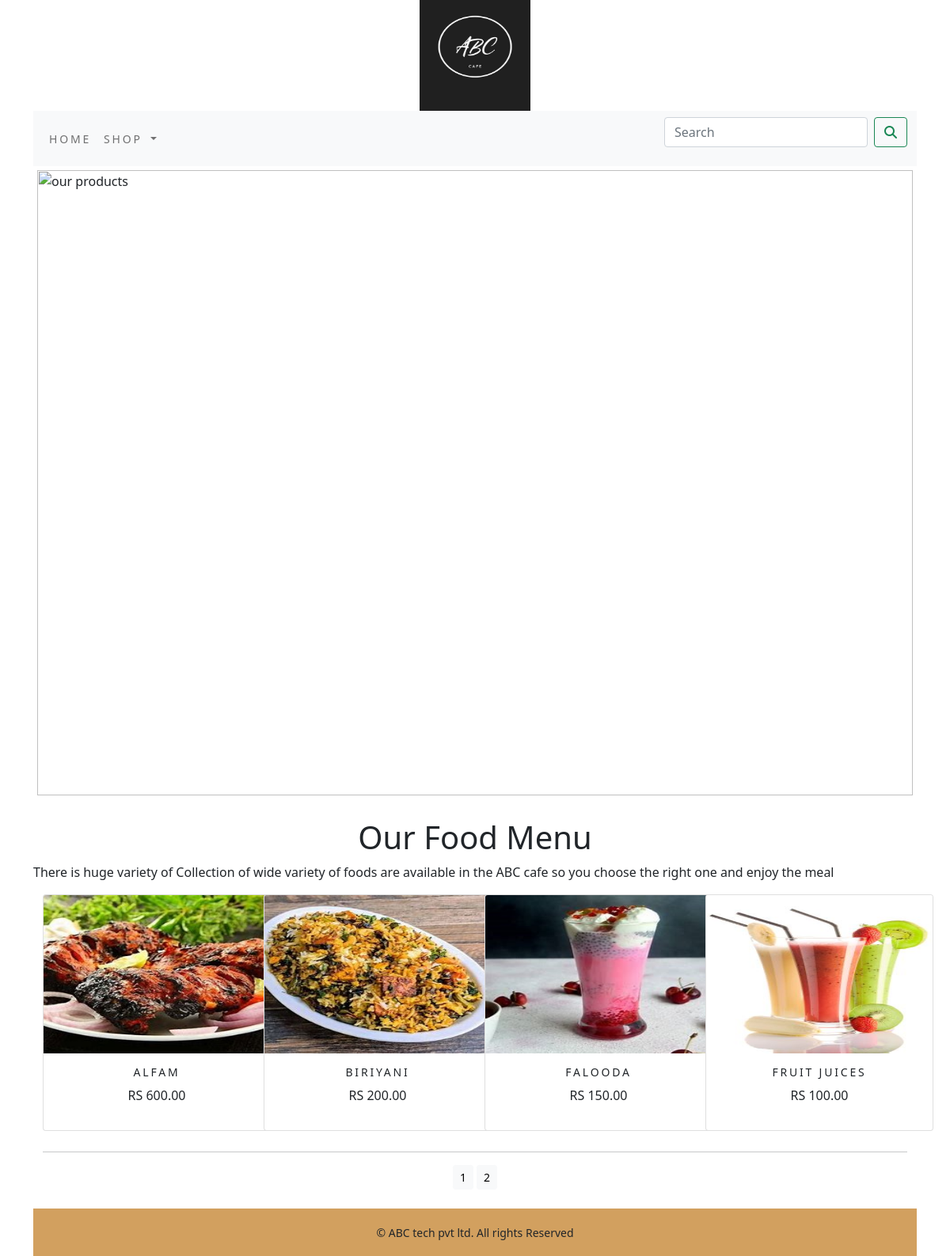
The app's page /shop/ with its own data.
### shop/models.py (models this page shows, shortened)
class Product(models.Model):
    name=models.CharField(max_length=250,unique=True)
    slug=models.SlugField(max_length=250,unique=True)
    desc=models.TextField(blank=True)
    price=models.DecimalField(max_digits=10,decimal_places=2)
    Category=models.ForeignKey(Category,on_delete=models.CASCADE)
    image=models.ImageField(upload_to='product',blank=True)
    stock=models.IntegerField()
    available=models.BooleanField(default=True)
    created=models.DateTimeField(auto_now_add=True)
    updated=models.DateTimeField(auto_now=True)
    def get_url(self):
        return reverse('shop:prod',args=[self.Category.slug,self.slug])
    class Meta:
        ordering=('name',)
        verbose_name='product'
        verbose_name_plural='products'

### shop/views.py (the view)
# urls.py: path('',views.allpro,name="allpro"),
def allpro(request,c_slug=None):
    c_page=None
    products_list=None
    if c_slug!=None:
        c_page=get_object_or_404(Category,slug=c_slug)
        products_list=Product.objects.all().filter(Category=c_page,available=True)
    else:
        products_list=Product.objects.all().filter(available=True)
    paginator=Paginator(products_list,4)
    try:
        page=int(request.GET.get('page','1'))
    except:
        page=1
    try:
        products=paginator.page(page)
    except(EmptyPage,InvalidPage):
        products=paginator.page(paginator.num_pages)
    return render(request,'category.html',{'category':c_page,"products":products})

### cart/context_processors.py (called while the page is built)
def counter(request):
    item_count=0
    if 'admin' in request.path:
        return {}
    else:
        try:
            cart=Cart.objects.filter(cart_id=_cart_id(request))
            cart_items=Cartitem.objects.all().filter(cart=cart[:1])
            for cart_item in cart_items:
                item_count += cart_item.quantity
        except Cart.DoesNotExist:
            item_count =0
    return dict(item_count=item_count)

### cart/views.py (called while the page is built)
def _cart_id(request):
    cart=request.session.session_key
    if not cart:
        cart=request.session.create()
    return cart

### shop/context_processors.py (called while the page is built)
def menu_links(request):
    links=Category.objects.all()
    return dict(links=links)

### shop/models.py (called while the page is built)
    def get_url(self):
        return reverse('shop:pro_category',args=[self.slug])

### template/category.html (shortened to what this page needs)
{% extends 'base.html' %}
{%  load static %}
{% block content %}
<div class="mx_auto">
    {% if category %}
    <img class="my_image "src="{{category.image.url}}" alt="{{category.name}}">
</div><br>
<div>
    <h1 class="text-center my_title" >{{category.name}}</h1>
    <p class="text-justify">{{category.desc}}</p>
</div>
{% else %} <div>
<img class="my_image my_image_padding"src="{% static 'img/banner.png' %}" alt="our products"></div><br>
<div>
    <h1 class="text-center">Our Food Menu</h1>
    <p class="text-justify">There is huge variety of Collection of  wide variety of foods are available in the ABC cafe so you choose the right one and enjoy the meal</p>
</div>
{% endif %}
<div class="container">
    <div class="row mx_auto">
    {% for pro in products.object_list %}
    <div class="my_bottom_margin  col-md-3">
        <div class="card text-center" style="min-width:18rem;">
            <a href="{{pro.get_url}}"><img class="card-img-top my_image "src="{{pro.image.url}}" alt="{{pro.name}}"></a>
        <div class="card-body">
        <h4>{{pro.name}}</h4>
        <p>RS {{pro.price}}</p>
        </div>
    </div>
        </div>{% endfor %}
    </div>
    <div>
        <div class="mx-auto">
            {% if products.paginator.num_pages > 1 %}
         <hr>
<div class="text-center">
    {% for pg in products.paginator.page_range %}
    <a href="?page={{pg}}" class="btn btn-light btn-sm" {% if products.number == pg %} active {% endif %}>{{pg}}</a>
    {% endfor %}
</div>   {% endif %}
        </div>
        <br>
    </div>
</div>
{% endblock %}

### template/base.html (shortened to what this page needs)
{% load static %}
<html>
<head>
<link rel="stylesheet" href="{% static 'css/custom.css' %}">
<link href="{% static '/css/bootstrap.min.css' %}" rel="stylesheet">
</head>
<body>
<div class="container">
{% include 'header.html' %}
{% include 'nav.html' %}
{% block content %}
{% endblock %}
</div>
{% include 'footer.html' %}
</body>
</html>

### template/header.html
{% load static %}
<header>
<center>
   <a href="{% url 'shop:allpro' %}"><img src="{% static 'img/logo.png' %}" alt="logimage" width="140px" height="140px"></a>
</center>
</header>

### template/nav.html (shortened to what this page needs)
<nav class="navbar navbar-expand-lg navbar-light bg-light">
    <div class="container-fluid">
      <div class="collapse navbar-collapse" id="navbarSupportedContent">
        <ul class="navbar-nav me-auto mb-2 mb-lg-0">
          <li class="nav-item">
            <a class="nav-link" href="#">Home</a>
          </li>
          <li class="nav-item dropdown {% if 'shop' in request.path %} active {% endif %}">
            <a class="nav-link dropdown-toggle" href="#" id="navbarDropdown" role="button" data-bs-toggle="dropdown" aria-expanded="false">
              Shop
            </a>
          </li>
        </ul>
        <form class="d-flex" action="{% url 'search_app:Searchresult' %}" method="get">
          <input class="form-control me-2" type="search" placeholder="Search" name="q" aria-label="Search">
          <button class="btn btn-outline-success" type="submit"><i class="fa-solid fa-magnifying-glass fa-beat"></i></button>
        </form>
      </div>
    </div>
  </nav>

### template/footer.html
<div class="footer navbar-fixed-bottom my-footer">
    <p class="text-center">&copy; ABC tech pvt ltd. All rights Reserved</p>
</div>

### static/css/custom.css (style rules this page uses)
.nav-item { letter-spacing: .2em; font-size: 14px; text-transform: uppercase; }
.my-footer p { padding-top: 20px; font-size: 14px; }
.my-footer { background-color: rgb(210, 160, 95); height: 60px; }
.my_image { width: 100%; height: auto; }
.my_image_padding { padding: 5px; }
.my_bottom_margin { margin-bottom: 10px; }
.card-body h4 { font-size: 14px; text-transform:uppercase ; letter-spacing:.2em ; }
.card-body { padding:16px; }
.card-img-top { height: 200px;; width: 50px; }

### records on screen
Product: image (picture), name "ALFAM", price "600.00"
Product: image (picture), name "BIRIYANI", price "200.00"
Product: image (picture), name "FALOODA", price "150.00"
Product: image (picture), name "FRUIT JUICES", price "100.00"

### other values on screen
{{ pg }} "1" "2"
